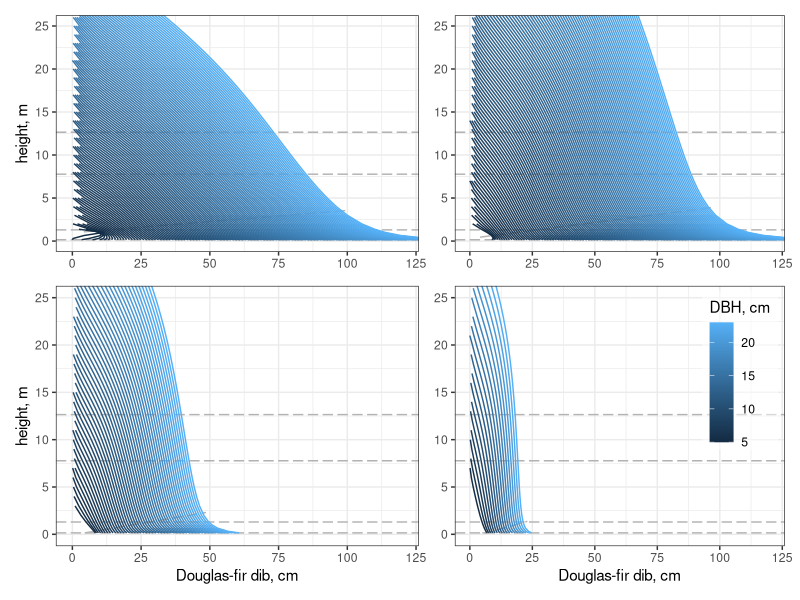
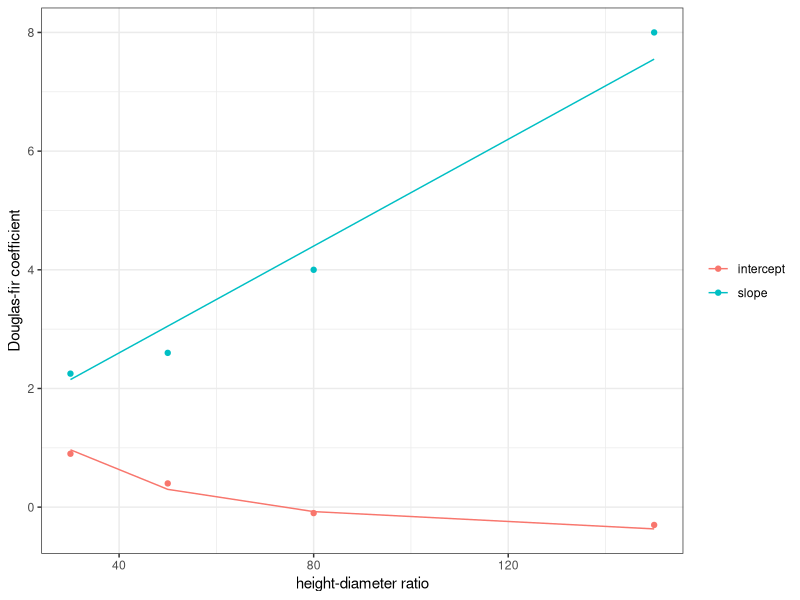
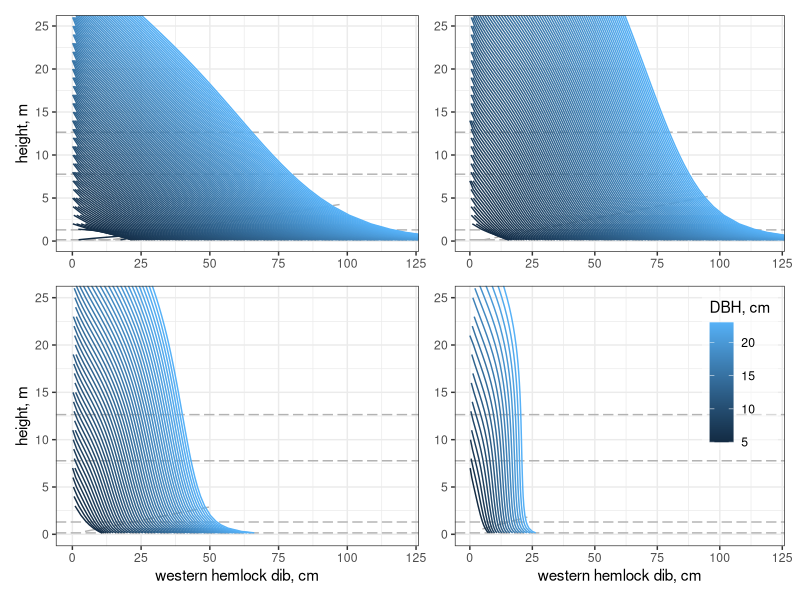
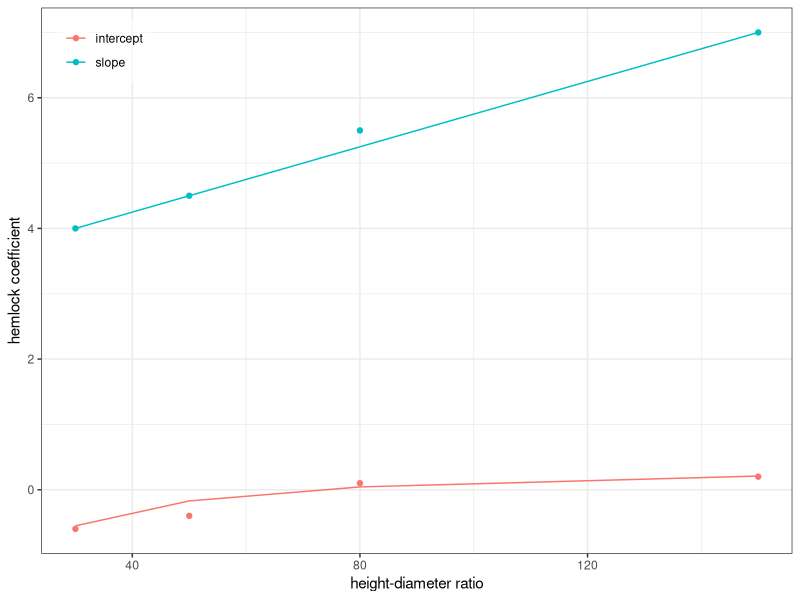

The R script that drew these images, in order:
library(dplyr)
library(ggplot2)
library(patchwork)
library(tidyr)

theme_set(theme_bw() + theme(legend.background = element_rect(fill = alpha("white", 0.5))))


## neiloid heights
# Poudel K, Temesgen H, Gray AN. 2018. Estimating upper stem diameters and volume of Douglas-fir and Western hemlock
#   trees in the Pacific northwest. Forest Ecosystems 5:16. https://doi.org/10.1186/s40663-018-0134-2
poudelDib = crossing(dbh = seq(1, 120), # cm
                   heightDiameterRatio = seq(20, 150, by = 10),
                   evaluationHeight = c(0.15, 0.30, 0.65, 1, 1.37, seq(2, 75))) %>%
  mutate(height = 0.01 * dbh * heightDiameterRatio) %>% # m
  filter(height < 27.5 + 0.375 * dbh, height < 30 + 0.25 * dbh, evaluationHeight < height) %>%
  mutate(t = evaluationHeight / height,
         k = 1.3 / height,
         oneMinusCubeRootT = 1 - t^(1/3),
         tkRatio = oneMinusCubeRootT / (1 - k^(1/3)),
         dibPsme = 1.04208 * dbh^0.99771 * height^-0.03111 * tkRatio^(0.53788 * t^4 - 1.01291 / exp(dbh / height) + 0.56813 * tkRatio^0.1 + 4.96019 / dbh + 0.04124 * height^oneMinusCubeRootT - 0.34417 * tkRatio), # cm
         dibTshe = 1.05981 * dbh^0.99433 * height^-0.01684 * tkRatio^(0.64632 * t^4 - 1.56599 / exp(dbh / height) + 0.74293 * tkRatio^0.1 + 4.75618 / dbh + 0.0389 * height^oneMinusCubeRootT - 0.19425 * tkRatio)) # cm
poudelDib %>% group_by(heightDiameterRatio) %>% summarize(dbh = max(dbh), .groups = "drop") # get DBH fitting range of plots

# Douglas-fir neiloid heights
ggplot() +
  geom_hline(yintercept = c(0.15, 1.3, 7.62 + 0.15, 12.4986 + 0.15), color = "grey70", linetype = "longdash") +
  geom_path(aes(x = 0.83 * seq(5, 120), y = pmax(-0.7 + 1/(0.02*30) + 0.01 * (0.8 + 0.045*30) * seq(5, 120), 0.15)), color = "grey70", linetype = "longdash") +
  geom_path(aes(x = dibPsme, y = evaluationHeight, color = dbh, group = 100 * dbh + heightDiameterRatio), poudelDib %>% filter(dbh > 4, heightDiameterRatio == 30)) +
  coord_cartesian(xlim = c(0, 120), ylim = c(0, 25)) +
  labs(x = NULL, y = "height, m", color = "DBH, cm") +
  theme(legend.position = "none") +
ggplot() +
  geom_hline(yintercept = c(0.15, 1.3, 7.62 + 0.15, 12.4986 + 0.15), color = "grey70", linetype = "longdash") +
  geom_path(aes(x = 0.82 * seq(5, 119), y = pmax(-0.7 + 1/(0.02*50) + 0.01 * (0.8 + 0.045*50) * seq(5, 119), 0.15)), color = "grey70", linetype = "longdash") +
  geom_path(aes(x = dibPsme, y = evaluationHeight, color = dbh, group = 100 * dbh + heightDiameterRatio), poudelDib %>% filter(dbh > 4, heightDiameterRatio == 50)) +
  coord_cartesian(xlim = c(0, 120), ylim = c(0, 25)) +
  labs(x = NULL, y = NULL, color = "DBH, cm") +
  theme(legend.position = "none") +
ggplot() +
  geom_hline(yintercept = c(0.15, 1.3, 7.62 + 0.15, 12.4986 + 0.15), color = "grey70", linetype = "longdash") +
  geom_path(aes(x = 0.9 * seq(5, 54), y = pmax(-0.7 + 1/(0.02*80) + 0.01 * (0.8 + 0.045*80) * seq(5, 54), 0.15)), color = "grey70", linetype = "longdash") +
  geom_path(aes(x = dibPsme, y = evaluationHeight, color = dbh, group = 100 * dbh + heightDiameterRatio), poudelDib %>% filter(dbh > 4, heightDiameterRatio == 80)) +
  coord_cartesian(xlim = c(0, 120), ylim = c(0, 25)) +
  labs(x = "Douglas-fir dib, cm", y = "height, m", color = "DBH, cm") +
  theme(legend.position = "none") +
ggplot() +
  geom_hline(yintercept = c(0.15, 1.3, 7.62 + 0.15, 12.4986 + 0.15), color = "grey70", linetype = "longdash") +
  geom_path(aes(x = 1.0 * seq(5, 23), y = pmax(-0.7 + 1/(0.02*150) + 0.01 * (0.8 + 0.045*150) * seq(5, 23), 0.15)), color = "grey70", linetype = "longdash") +
  geom_path(aes(x = dibPsme, y = evaluationHeight, color = dbh, group = 100 * dbh + heightDiameterRatio), poudelDib %>% filter(dbh > 4, heightDiameterRatio == 150)) +
  coord_cartesian(xlim = c(0, 120), ylim = c(0, 25)) +
  labs(x = "Douglas-fir dib, cm", y = NULL, color = "DBH, cm") +
  theme(legend.justification = c(1, 1), legend.position = c(0.98, 0.98)) +
plot_layout(nrow = 2, ncol = 2, widths = c(1.1, 1), heights = c(1, 1.1))

psmeNeiloid = tibble(heightDiameterRatio = c(30, 50, 80, 150),
                     intercept = c(0.9, 0.4, -0.1, -0.3),
                     slope = c(2.25, 2.6, 4, 8))
ggplot(psmeNeiloid) +
  geom_path(aes(x = heightDiameterRatio, y = -0.7 + 1/(0.02*heightDiameterRatio), color = "intercept")) +
  geom_path(aes(x = heightDiameterRatio, y = 0.8 + 0.045*heightDiameterRatio, color = "slope")) +
  geom_point(aes(x = heightDiameterRatio, y = intercept, color = "intercept")) +
  geom_point(aes(x = heightDiameterRatio, y = slope, color = "slope")) +
  labs(x = "height-diameter ratio", y = "Douglas-fir coefficient", color = NULL)
  theme(legend.justification = c(0, 1), legend.position = c(0.02, 0.98))

# western hemlock neiloid heights
ggplot() +
  geom_hline(yintercept = c(0.15, 1.3, 7.62 + 0.15, 12.4986 + 0.15), color = "grey70", linetype = "longdash") +
  geom_path(aes(x = 0.81 * seq(5, 120), y = pmax(0.4 - 1/(0.035*30) + 0.01 * (3.25 + 0.025*30) * seq(5, 120), 0.15)), color = "grey70", linetype = "longdash") +
  #geom_path(aes(x = 0.81 * seq(5, 120), y = pmax(-0.6 + 0.01 * (4.0) * seq(5, 120), 0.15)), color = "grey70", linetype = "longdash") +
  geom_path(aes(x = dibTshe, y = evaluationHeight, color = dbh, group = 100 * dbh + heightDiameterRatio), poudelDib %>% filter(dbh > 4, heightDiameterRatio == 30)) +
  coord_cartesian(xlim = c(0, 120), ylim = c(0, 25)) +
  labs(x = NULL, y = "height, m", color = "DBH, cm") +
  theme(legend.position = "none") +
ggplot() +
  geom_hline(yintercept = c(0.15, 1.3, 7.62 + 0.15, 12.4986 + 0.15), color = "grey70", linetype = "longdash") +
  geom_path(aes(x = 0.80 * seq(5, 119), y = pmax(0.4 - 1/(0.035*50) + 0.01 * (3.25 + 0.025*50) * seq(5, 119), 0.15)), color = "grey70", linetype = "longdash") +
  #geom_path(aes(x = 0.80 * seq(5, 119), y = pmax(-0.4 + 0.01 * (4.5) * seq(5, 119), 0.15)), color = "grey70", linetype = "longdash") +
  geom_path(aes(x = dibTshe, y = evaluationHeight, color = dbh, group = 100 * dbh + heightDiameterRatio), poudelDib %>% filter(dbh > 4, heightDiameterRatio == 50)) +
  coord_cartesian(xlim = c(0, 120), ylim = c(0, 25)) +
  labs(x = NULL, y = NULL, color = "DBH, cm") +
  theme(legend.position = "none") +
ggplot() +
  geom_hline(yintercept = c(0.15, 1.3, 7.62 + 0.15, 12.4986 + 0.15), color = "grey70", linetype = "longdash") +
  geom_path(aes(x = 0.92 * seq(5, 54), y = pmax(0.4 - 1/(0.035*80) + 0.01 * (3.25 + 0.025*80) * seq(5, 54), 0.15)), color = "grey70", linetype = "longdash") +
  #geom_path(aes(x = 0.92 * seq(5, 54), y = pmax(0.1 + 0.01 * (5.5) * seq(5, 54), 0.15)), color = "grey70", linetype = "longdash") +
  geom_path(aes(x = dibTshe, y = evaluationHeight, color = dbh, group = 100 * dbh + heightDiameterRatio), poudelDib %>% filter(dbh > 4, heightDiameterRatio == 80)) +
  coord_cartesian(xlim = c(0, 120), ylim = c(0, 25)) +
  labs(x = "western hemlock dib, cm", y = "height, m", color = "DBH, cm") +
  theme(legend.position = "none") +
ggplot() +
  geom_hline(yintercept = c(0.15, 1.3, 7.62 + 0.15, 12.4986 + 0.15), color = "grey70", linetype = "longdash") +
  geom_path(aes(x = 1.0 * seq(5, 23), y = pmax(0.4 - 1/(0.035*150) + 0.01 * (3.25 + 0.025*150) * seq(5, 23), 0.15)), color = "grey70", linetype = "longdash") +
  #geom_path(aes(x = 1.0 * seq(5, 23), y = pmax(0.2 + 0.01 * (7.0) * seq(5, 23), 0.15)), color = "grey70", linetype = "longdash") +
  geom_path(aes(x = dibTshe, y = evaluationHeight, color = dbh, group = 100 * dbh + heightDiameterRatio), poudelDib %>% filter(dbh > 4, heightDiameterRatio == 150)) +
  coord_cartesian(xlim = c(0, 120), ylim = c(0, 25)) +
  labs(x = "western hemlock dib, cm", y = NULL, color = "DBH, cm") +
  theme(legend.justification = c(1, 1), legend.position = c(0.98, 0.98)) +
plot_layout(nrow = 2, ncol = 2, widths = c(1.1, 1), heights = c(1, 1.1))

tsheNeiloid = tibble(heightDiameterRatio = c(30, 50, 80, 150),
                     intercept = c(-0.6, -0.4, 0.1, 0.2),
                     slope = c(4.0, 4.5, 5.5, 7.0))
ggplot(tsheNeiloid) +
  geom_path(aes(x = heightDiameterRatio, y = 0.4 - 1/(0.035*heightDiameterRatio), color = "intercept")) +
  geom_path(aes(x = heightDiameterRatio, y = 3.25 + 0.025*heightDiameterRatio, color = "slope")) +
  geom_point(aes(x = heightDiameterRatio, y = intercept, color = "intercept")) +
  geom_point(aes(x = heightDiameterRatio, y = slope, color = "slope")) +
  labs(x = "height-diameter ratio", y = "hemlock coefficient", color = NULL) +
  theme(legend.justification = c(0, 1), legend.position = c(0.02, 0.98))
